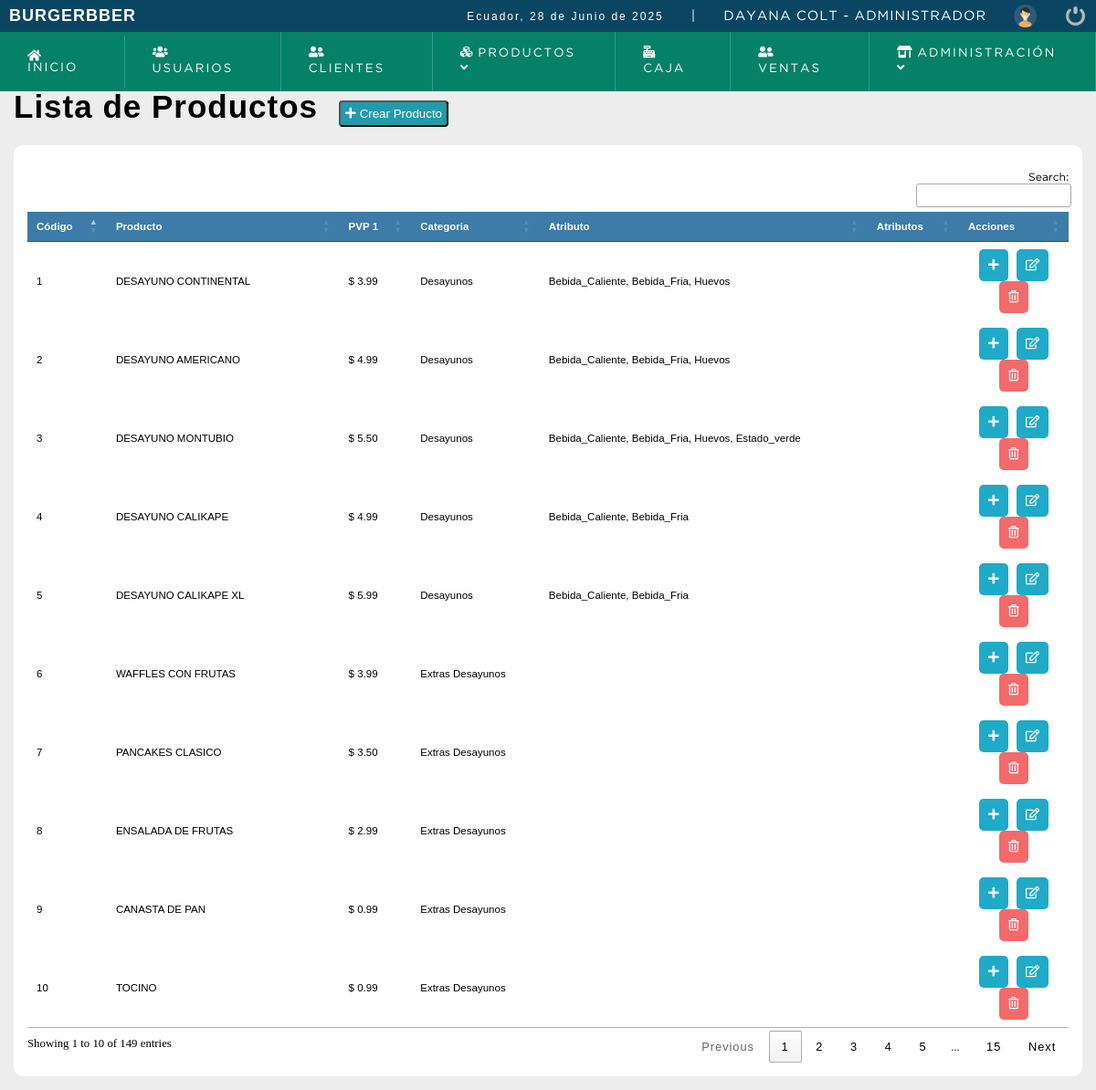
Screenshot of /sistema/lista_producto.php (signed in) with the database file from the repository.
### tables this page shows
CREATE TABLE IF NOT EXISTS `producto` (
  `id` int NOT NULL,
  `codproducto` int NOT NULL AUTO_INCREMENT,
  `codbarras` varchar(30) NOT NULL,
  `producto` text NOT NULL,
  `costo` decimal(10,0) NOT NULL,
  `precio` decimal(10,2) NOT NULL,
  `precio2` decimal(10,0) NOT NULL,
  `precio3` decimal(10,0) NOT NULL,
  `existencia` int NOT NULL,
  `categoria` int NOT NULL,
  `lugar` int NOT NULL,
  `foto` varchar(200) NOT NULL,
  `codatributos` varchar(20) NOT NULL,
  `estatus` int NOT NULL DEFAULT '1',
  PRIMARY KEY (`codproducto`)
);

CREATE TABLE IF NOT EXISTS `categorias` (
  `id` int NOT NULL AUTO_INCREMENT,
  `categoria` varchar(200) NOT NULL,
  `foto` varchar(200) NOT NULL,
  `estatus` int NOT NULL DEFAULT '1',
  PRIMARY KEY (`id`)
);

### sistema/lista_producto.php (the view, shortened to what this page needs)
<!DOCTYPE html>
<html lang="en">
<head>
	<?php include "includes/scripts.php"; ?>
</head>
<body>
	<?php include "includes/header.php"; ?>
	<section id="container">
		<h1>Lista de Productos</h1>
		<?php
					if($_SESSION['rol'] == 1){
 					?>
		<button type="button" class="btn_new anadirForm" ac="formProducto"><i class="fas fa-plus"></i> Crear Producto</button>
		<?php } ?>
		<table id="myTable">
			<thead>
			<tr>
				<th>Código</th>
				<th>Producto</th>
				<th>PVP 1</th>
				<th>Categoria</th>
				<th>Atributo</th>
				<th>Atributos</th>
				<?php if($_SESSION["rol"] == 1){?>
				<th>Acciones</th>
				<?php } ?>
			</tr>
			</thead>
			<?php
$query = mysqli_query($conection, "
    SELECT
        p.codproducto, p.costo, p.producto, p.precio, p.precio2, p.precio3, p.existencia,
        c.categoria, l.lugar, p.codatributos
    FROM
        producto p
    INNER JOIN
        categorias c ON c.id = p.categoria
    INNER JOIN
        lugar l ON l.id = p.lugar
    ORDER BY
        p.codproducto
");
$result = mysqli_num_rows($query);
if ($result > 0) {
    while ($data = mysqli_fetch_array($query)) {
        $codproducto = $data["codproducto"];
        $producto = htmlspecialchars($data["producto"], ENT_QUOTES, 'UTF-8');
        $precio = $data["precio"];
        $categoria = htmlspecialchars($data["categoria"], ENT_QUOTES, 'UTF-8');
        $codatributos = $data["codatributos"];
        $atributos = '';
        if (!empty($codatributos)) {
            $ids_array = array_map('intval', explode(",", $codatributos));
            $ids_string = implode(",", $ids_array);
            $query_atributos = mysqli_query($conection, "
                SELECT
                    id, atributo
                FROM
                    atributos_productos
                WHERE
                    id IN ($ids_string)
            ");
            $atributos_data = [];
            if ($query_atributos && mysqli_num_rows($query_atributos) > 0) {
                while ($data_atributo = mysqli_fetch_assoc($query_atributos)) {
                    $atributo = htmlspecialchars($data_atributo['atributo'], ENT_QUOTES, 'UTF-8');
                    $atributos_data[] = $atributo;
                }
            }
            $atributos = implode(", ", $atributos_data);
        }
        ?>
        <tr class="row<?php echo $codproducto ?>">
            <td><?php echo $codproducto ?></td>
            <td><?php echo $producto ?></td>
            <td class="celPrecio">$ <?php echo $precio ?></td>
            <td><?php echo $categoria ?></td>
            <td><?php echo $atributos ?></td>
            <td></td>
            <td align="center">
                <button class="btn_view anadirForm" ac="formAnadirAtributo" co="<?php echo $codproducto; ?>"><i class="fas fa-plus"></i></button>
                <button class="btn_view anadirForm" ac="formEditarProducto" co="<?php echo $codproducto; ?>"><i class="far fa-edit"></i></button>
                <button class="btn_anular anadirForm" ac="formEliminarProducto" co="<?php echo $codproducto; ?>"><i class="far fa-trash-alt"></i></button>
            </td>
        </tr>
        <?php
    }
} else {
    echo '<tr><td colspan="7">No se encontraron productos.</td></tr>';
}
?>
		</table>
	</section>
</body>
</html>

### sistema/css/style.css (style rules this page uses)
* { margin: 0; padding: 0; box-sizing: border-box; }
body { background: #ededed; font-size: 0.8rem; }
h1, h2, h3, h4, h5, h6 { font-family: 'arial'; font-weight: bold; letter-spacing: 1px; }
h1 { font-size: 18px; }
#container { padding: 90px 15px 15px; }
#container h1 { font-size: 35px; display: inline-block; }
.btn_new { display: inline-block; background: #239baa; color: #FFF; padding: 5px; border-radius: 4px; margin: 20px; }
table { border-collapse: collapse; font-size: 0.9em; font-family: 'arial'; width:100%; }
table th { text-align: center; padding: 5px; background: #3d7ba8; color: #FFF; }
table tr:nth-child(odd) { background: #FFF; }
table td { padding: 5px; }
.btn_view { background-color: #1faac8; border: 0; border-radius: 5px; cursor: pointer; padding: 10px; margin: 0 3px; color: #FFF; }
.btn_anular { background-color: #f36a6a; border: 0; border-radius: 5px; cursor: pointer; padding: 10px; margin: 0 3px; color: #FFF; }

### rows the page displays
producto: codproducto "1", producto "DESAYUNO CONTINENTAL", precio "3.99", categorias.categoria "Desayunos", atributos "Bebida_Caliente, Bebida_Fria, Huevos"
producto: codproducto "2", producto "DESAYUNO AMERICANO", precio "4.99", categorias.categoria "Desayunos", atributos "Bebida_Caliente, Bebida_Fria, Huevos"
producto: codproducto "3", producto "DESAYUNO MONTUBIO", precio "5.50", categorias.categoria "Desayunos", atributos "Bebida_Caliente, Bebida_Fria, Huevos, Estado_verde"
producto: codproducto "4", producto "DESAYUNO CALIKAPE", precio "4.99", categorias.categoria "Desayunos", atributos "Bebida_Caliente, Bebida_Fria"
producto: codproducto "5", producto "DESAYUNO CALIKAPE XL", precio "5.99", categorias.categoria "Desayunos", atributos "Bebida_Caliente, Bebida_Fria"
producto: codproducto "6", producto "WAFFLES CON FRUTAS", precio "3.99", categorias.categoria "Extras Desayunos"
producto: codproducto "7", producto "PANCAKES CLASICO", precio "3.50", categorias.categoria "Extras Desayunos"
producto: codproducto "8", producto "ENSALADA DE FRUTAS", precio "2.99", categorias.categoria "Extras Desayunos"
producto: codproducto "9", producto "CANASTA DE PAN", precio "0.99", categorias.categoria "Extras Desayunos"
producto: codproducto "10", producto "TOCINO", precio "0.99", categorias.categoria "Extras Desayunos"

### other values shown
fechaC() "28 de Junio de 2025"
$_SESSION['nombre'] "DAYANA"
$_SESSION['apellido'] "COLT"
$_SESSION['rol_name'] "ADMINISTRADOR"
